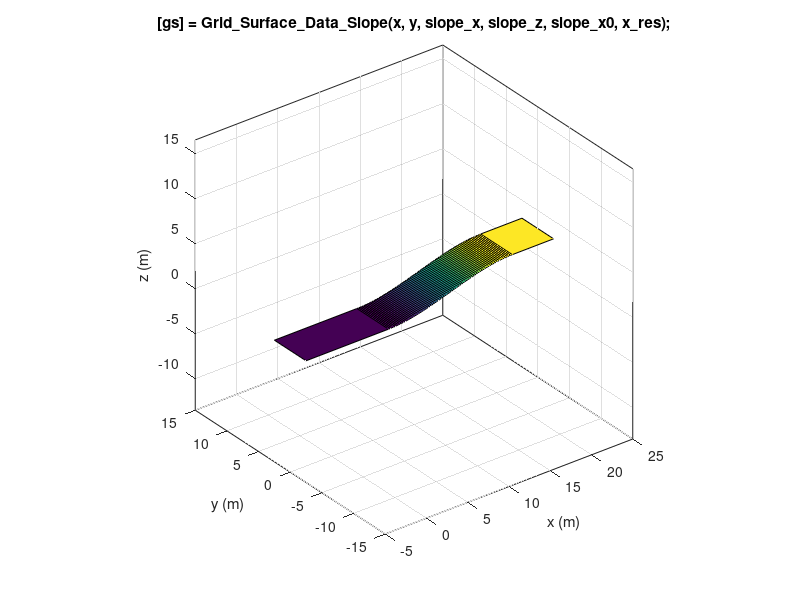

Here is the MATLAB script that generated this plot:
function gs_data = Grid_Surface_Data_Slope(x, y, slope_x, slope_z, slope_x0, x_res, varargin)

% Default data to show diagram
if(nargin==0)
    x         = 25;
    y         = 5;
    slope_x   = 15;
    slope_z   = 3;
    slope_x0  = 5;
    x_res     = 0.2;
end

% Check if plot should be produced
if (isempty(varargin))
    showplot = 'n';
else
    showplot = char(varargin);
end
slope_fin = slope_x0+slope_x;

% Assemble x points
xg = [-5 slope_x0:x_res:slope_fin x];

% Assemble y points
yg = [0 y]-y/2;

% Assemble heights
z_vec = smoothstep(xg,slope_x0,slope_fin,slope_z);

% Create matrix
zg = repmat(z_vec',1,length(yg));

% Add to output structure
gs_data.xg = xg;
gs_data.yg = yg;
gs_data.zg = zg;


% Plot diagram to show parameters and extrusion
if (nargin == 0 || strcmpi(showplot,'plot'))
    % Figure name
    figString = ['h1_' mfilename];
    % Only create a figure if no figure exists
    figExist = 0;
    fig_hExist = evalin('base',['exist(''' figString ''')']);
    if (fig_hExist)
        figExist = evalin('base',['ishandle(' figString ') && strcmp(get(' figString ', ''type''), ''figure'')']);
    end
    if ~figExist
        fig_h = figure('Name',figString);
        assignin('base',figString,fig_h);
    else
        fig_h = evalin('base',figString);
    end
    figure(fig_h)
    clf(fig_h)

    [X,Y] = meshgrid(xg, yg);
    surf(X',Y',zg);
    axis equal
    box on
    xlabel('x (m)')
    ylabel('y (m)')
    zlabel('z (m)')
    title('[gs] = Grid\_Surface\_Data\_Slope(x, y, slope\_x, slope\_z, slope\_x0, x\_res);');
end


    function [y] = smoothstep(x,sta,fin,hei)
    % Creates smooth step from start to finish
        y = zeros(size(x));
        for i = 1:length(x)
            if(x(i)<sta), y(i)=0;
            elseif (x(i)>fin), y(i)=1;
            else
                x_cla = (x(i)-sta)/(fin-sta);            
                y(i)  = x_cla * x_cla * (3 - 2 * x_cla);
            end
        end
        y = y*hei;
    end
end